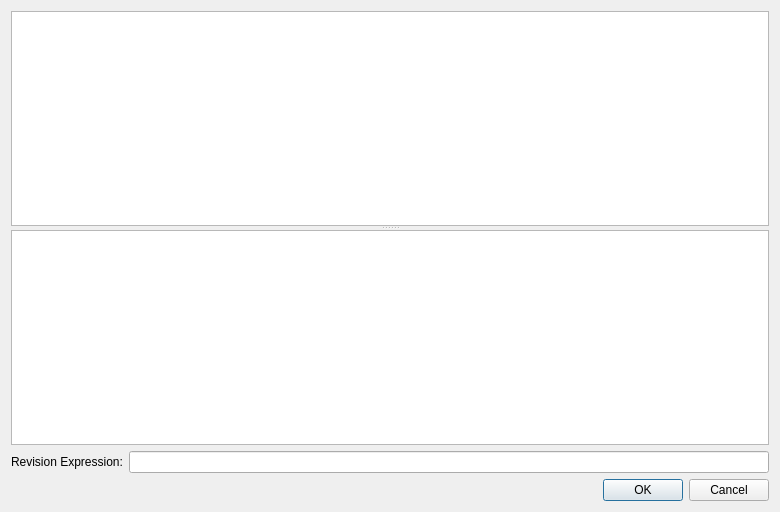
<ui version="4.0" >
 <class>CommitBrowser</class>
 <widget class="QDialog" name="CommitBrowser" >
  <property name="geometry" >
   <rect>
    <x>0</x>
    <y>0</y>
    <width>780</width>
    <height>512</height>
   </rect>
  </property>
  <property name="windowTitle" >
   <string>Git Commit Browser</string>
  </property>
  <layout class="QVBoxLayout" >
   <item>
    <widget class="QSplitter" name="splitter" >
     <property name="orientation" >
      <enum>Qt::Vertical</enum>
     </property>
     <property name="handleWidth" >
      <number>4</number>
     </property>
     <widget class="QListWidget" name="commitList" >
      <property name="font" >
       <font>
        <family>Monospace</family>
       </font>
      </property>
      <property name="alternatingRowColors" >
       <bool>true</bool>
      </property>
      <property name="selectionMode" >
       <enum>QAbstractItemView::ExtendedSelection</enum>
      </property>
     </widget>
     <widget class="QTextEdit" name="commitText" >
      <property name="font" >
       <font>
        <family>Monospace</family>
        <pointsize>12</pointsize>
       </font>
      </property>
      <property name="tabChangesFocus" >
       <bool>true</bool>
      </property>
      <property name="undoRedoEnabled" >
       <bool>false</bool>
      </property>
      <property name="readOnly" >
       <bool>true</bool>
      </property>
     </widget>
    </widget>
   </item>
   <item>
    <layout class="QHBoxLayout" >
     <item>
      <widget class="QLabel" name="label" >
       <property name="text" >
        <string>Revision Expression:</string>
       </property>
      </widget>
     </item>
     <item>
      <widget class="QLineEdit" name="revisionLine" />
     </item>
    </layout>
   </item>
   <item>
    <widget class="QDialogButtonBox" name="buttonBox" >
     <property name="standardButtons" >
      <set>QDialogButtonBox::Cancel|QDialogButtonBox::NoButton|QDialogButtonBox::Ok</set>
     </property>
    </widget>
   </item>
  </layout>
 </widget>
 <tabstops>
  <tabstop>buttonBox</tabstop>
  <tabstop>commitList</tabstop>
  <tabstop>revisionLine</tabstop>
  <tabstop>commitText</tabstop>
 </tabstops>
 <resources/>
 <connections>
  <connection>
   <sender>buttonBox</sender>
   <signal>accepted()</signal>
   <receiver>CommitBrowser</receiver>
   <slot>accept()</slot>
   <hints>
    <hint type="sourcelabel" >
     <x>205</x>
     <y>426</y>
    </hint>
    <hint type="destinationlabel" >
     <x>205</x>
     <y>223</y>
    </hint>
   </hints>
  </connection>
  <connection>
   <sender>buttonBox</sender>
   <signal>rejected()</signal>
   <receiver>CommitBrowser</receiver>
   <slot>reject()</slot>
   <hints>
    <hint type="sourcelabel" >
     <x>205</x>
     <y>426</y>
    </hint>
    <hint type="destinationlabel" >
     <x>205</x>
     <y>223</y>
    </hint>
   </hints>
  </connection>
 </connections>
</ui>
